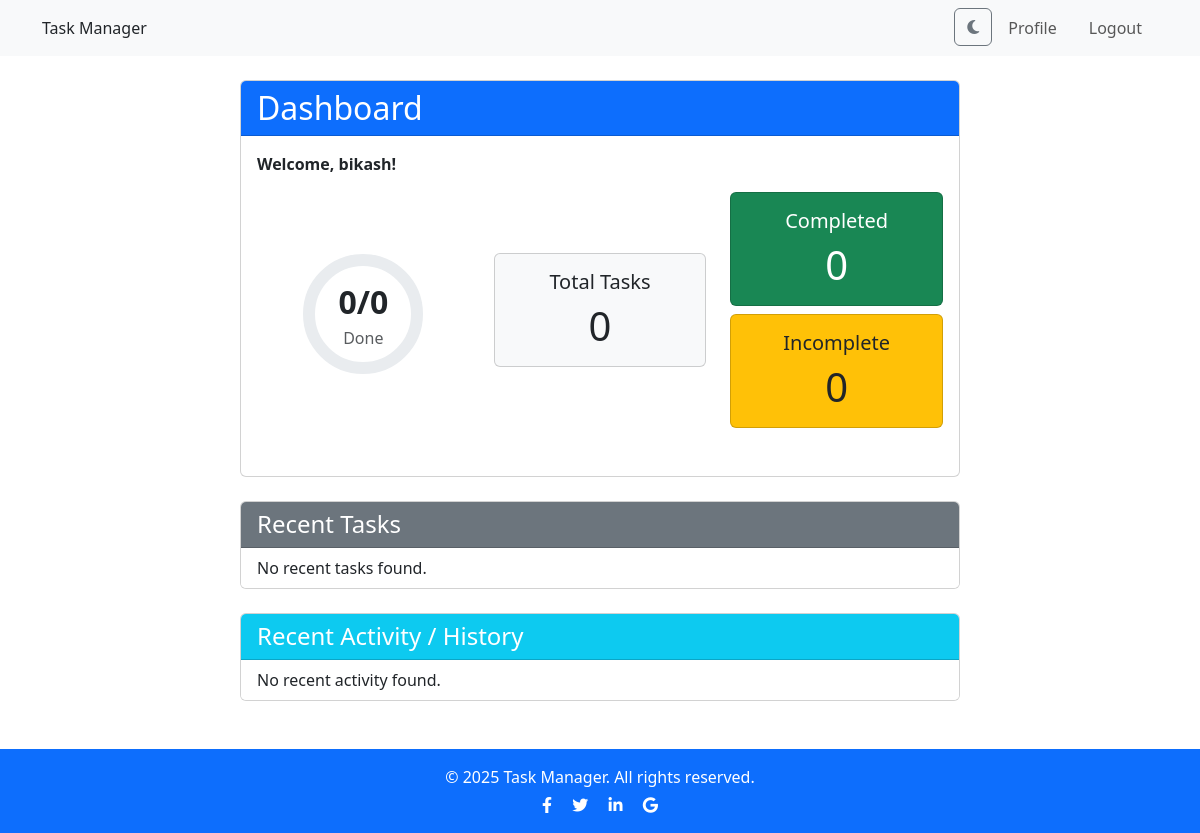
Before: / (signed in) with the older database file.
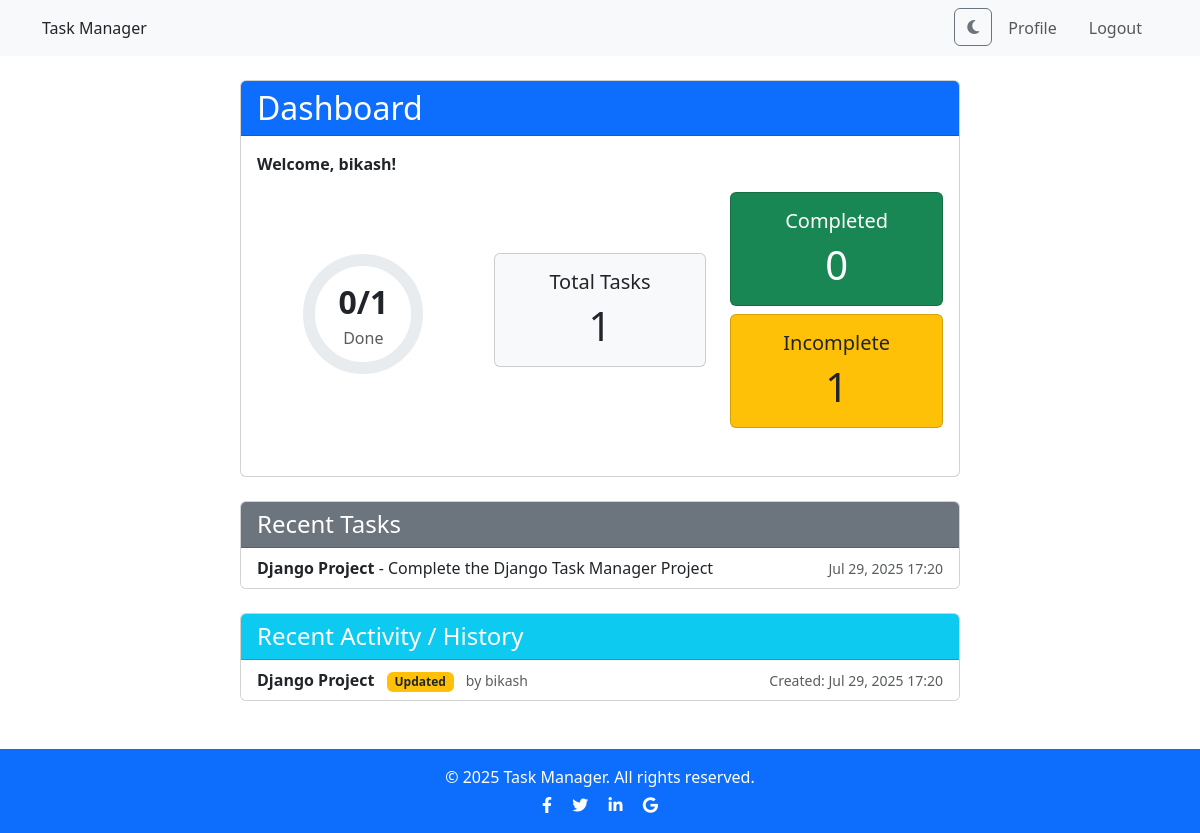
After: the same page with the newer database file.
### tasks/models.py (models this page shows)
class Task(models.Model):
    user = models.ForeignKey(User, on_delete=models.CASCADE)
    title = models.CharField(max_length=20)
    description = models.TextField(blank=True)
    complete = models.BooleanField(default=False)
    created = models.DateTimeField(auto_now_add=True)
    updated = models.DateTimeField(auto_now=True)
    due_date = models.DateField(null=True, blank=True)

### tasks/views.py (the view)
# urls.py: path('', views.dashboard, name='dashboard'),
def dashboard(request):
    user = request.user
    tasks = Task.objects.filter(user=user).order_by('-created')[:5]
    updates = Task.objects.filter(user=user).order_by('-updated')[:10]
    total_tasks = Task.objects.filter(user=user).count()
    completed_tasks = Task.objects.filter(user=user, complete=True).count()
    incomplete_tasks = Task.objects.filter(user=user, complete=False).count()
    percent_complete = int((completed_tasks / total_tasks) * 100) if total_tasks > 0 else 0
    circumference = 2 * 3.1416 * 54
    stroke_offset = circumference - (percent_complete / 100) * circumference
    context = {
        'user': user,
        'tasks': tasks,
        'updates': updates,
        'total_tasks': total_tasks,
        'completed_tasks': completed_tasks,
        'incomplete_tasks': incomplete_tasks,
        'percent_complete': percent_complete,
        'stroke_offset': stroke_offset,
        'circumference': circumference,
    }
    return render(request, 'tasks/dashboard.html', context)

### tasks/templates/tasks/dashboard.html (shortened to what this page needs)
{% extends 'tasks/base.html' %}
{% block content %}
<div class="container mt-4">
  <div class="row">
    <div class="col-md-8 offset-md-2">
      <div class="card mb-4">
        <div class="card-header bg-primary text-white">
          <h2 class="mb-0">Dashboard</h2>
        </div>
        <div class="card-body">
          <p><strong>Welcome, {{ user.username }}!</strong></p>
          <div class="row text-center align-items-center mb-4">
            <div class="col-12 col-md-4 mb-3 mb-md-0 d-flex justify-content-center">
              <div style="width: 120px; height: 120px; position: relative;">
                <svg width="120" height="120">
                  <circle cx="60" cy="60" r="54" stroke="#e9ecef" stroke-width="12" fill="none" />
                  <circle cx="60" cy="60" r="54" stroke="#198754" stroke-width="12" fill="none"
                    stroke-dasharray="{{ circumference }}" stroke-dashoffset="{{ stroke_offset }}"
                    style="transition: stroke-dashoffset 0.6s;"/>
                </svg>
                <div style="position: absolute; top: 0; left: 0; width: 100%; height: 100%; display: flex; align-items: center; justify-content: center; flex-direction: column;">
                  <span class="fw-bold" style="font-size: 2rem;">{{ completed_tasks }}/{{ total_tasks }}</span>
                  <span class="text-muted">Done</span>
                </div>
              </div>
            </div>
            <div class="col-6 col-md-4">
              <div class="card bg-light mb-2">
                <div class="card-body">
                  <h5 class="card-title">Total Tasks</h5>
                  <p class="card-text display-6">{{ total_tasks }}</p>
                </div>
              </div>
            </div>
            <div class="col-6 col-md-4">
              <div class="card bg-success text-white mb-2">
                <div class="card-body">
                  <h5 class="card-title">Completed</h5>
                  <p class="card-text display-6">{{ completed_tasks }}</p>
                </div>
              </div>
              <div class="card bg-warning mb-2">
                <div class="card-body">
                  <h5 class="card-title">Incomplete</h5>
                  <p class="card-text display-6">{{ incomplete_tasks }}</p>
                </div>
              </div>
            </div>
          </div>
        </div>
      </div>
      <div class="card">
        <div class="card-header bg-secondary text-white">
          <h4 class="mb-0">Recent Tasks</h4>
        </div>
        <ul class="list-group list-group-flush">
          {% for task in tasks %}
            <li class="list-group-item d-flex justify-content-between align-items-center">
              <div>
                <strong>{{ task.title }}</strong> - {{ task.description|truncatechars:40 }}
              </div>
              <span class="text-muted small">{{ task.created|date:"M d, Y H:i" }}</span>
            </li>
          {% empty %}
            <li class="list-group-item">No recent tasks found.</li>
          {% endfor %}
        </ul>
      </div>
      <div class="card mt-4">
        <div class="card-header bg-info text-white">
          <h4 class="mb-0">Recent Activity / History</h4>
        </div>
        <ul class="list-group list-group-flush">
          {% for update in updates %}
            <li class="list-group-item d-flex justify-content-between align-items-center">
              <div>
                <strong>{{ update.title }}</strong>
                {% if update.complete %}
                  <span class="badge bg-success ms-2">Completed</span>
                {% else %}
                  <span class="badge bg-warning text-dark ms-2">Updated</span>
                {% endif %}
                <span class="text-muted small ms-2">by {{ update.user.username }}</span>
              </div>
              <span class="text-muted small">
                {% if update.updated and update.updated != update.created %}
                  Updated: {{ update.updated|date:"M d, Y H:i" }}
                {% else %}
                  Created: {{ update.created|date:"M d, Y H:i" }}
                {% endif %}
              </span>
            </li>
          {% empty %}
            <li class="list-group-item">No recent activity found.</li>
          {% endfor %}
        </ul>
      </div>
    </div>
  </div>
</div>
{% endblock %}

### tasks/templates/tasks/base.html (shortened to what this page needs)
<!DOCTYPE html>
<html lang="en">
<head>
  <link href="https://cdn.jsdelivr.net/npm/bootstrap@5.3.0/dist/css/bootstrap.min.css" rel="stylesheet" />
  <link href="https://cdnjs.cloudflare.com/ajax/libs/font-awesome/6.4.0/css/all.min.css" rel="stylesheet" />
</head>
<body>
  {% block navbar %}
  <nav class="navbar navbar-expand-lg navbar-light bg-light">
    <div class="container">
      Task Manager<a class="navbar-brand" href="{% url 'task-list' %}"></a>
      <div class="collapse navbar-collapse" id="navbarNav">
        <ul class="navbar-nav ms-auto">
          <li class="nav-item me-2">
            <button id="darkModeToggle" class="btn btn-outline-secondary" type="button" title="Toggle dark mode">
              <i class="fas fa-moon"></i>
            </button>
          </li>
          {% if user.is_authenticated %}
            {% if request.resolver_match.url_name == 'dashboard' %}
              <li class="nav-item">
                <a class="nav-link" href="{% url 'profile' %}">Profile</a>
              </li>
            {% else %}
              <li class="nav-item">
                <a class="nav-link" href="{% url 'dashboard' %}">Dashboard</a>
              </li>
            {% endif %}
            <li class="nav-item ms-2">
              <a class="nav-link btn btn-outline-danger px-3" href="#" data-bs-toggle="modal" data-bs-target="#logoutModal">Logout</a>
            </li>
          {% endif %}
        </ul>
      </div>
    </div>
  </nav>
  {% endblock %}
  <div class="container mt-4">
    {% block content %}
    {% endblock %}
  </div>
  <footer class="bg-primary text-white text-center py-3 mt-5">
    <div class="container">
      <p class="mb-1">&copy; 2025 Task Manager. All rights reserved.</p>
      <div>
        <a href="#" class="text-white me-3"><i class="fab fa-facebook-f"></i></a>
        <a href="#" class="text-white me-3"><i class="fab fa-twitter"></i></a>
        <a href="#" class="text-white me-3"><i class="fab fa-linkedin-in"></i></a>
        <a href="#" class="text-white"><i class="fab fa-google"></i></a>
      </div>
    </div>
  </footer>
</body>
</html>

Changed rows visible on the page:
added Task: title "Django Project", description "Complete the Django Task Manager Project", created "Jul 29, 2025 17:20", complete "Updated", user.username "bikash"
Other visible differences:
{{ total_tasks }}: "0" → "1"
{{ incomplete_tasks }}: "0" → "1"
text no longer shown: "No recent tasks found. No recent activity found."
